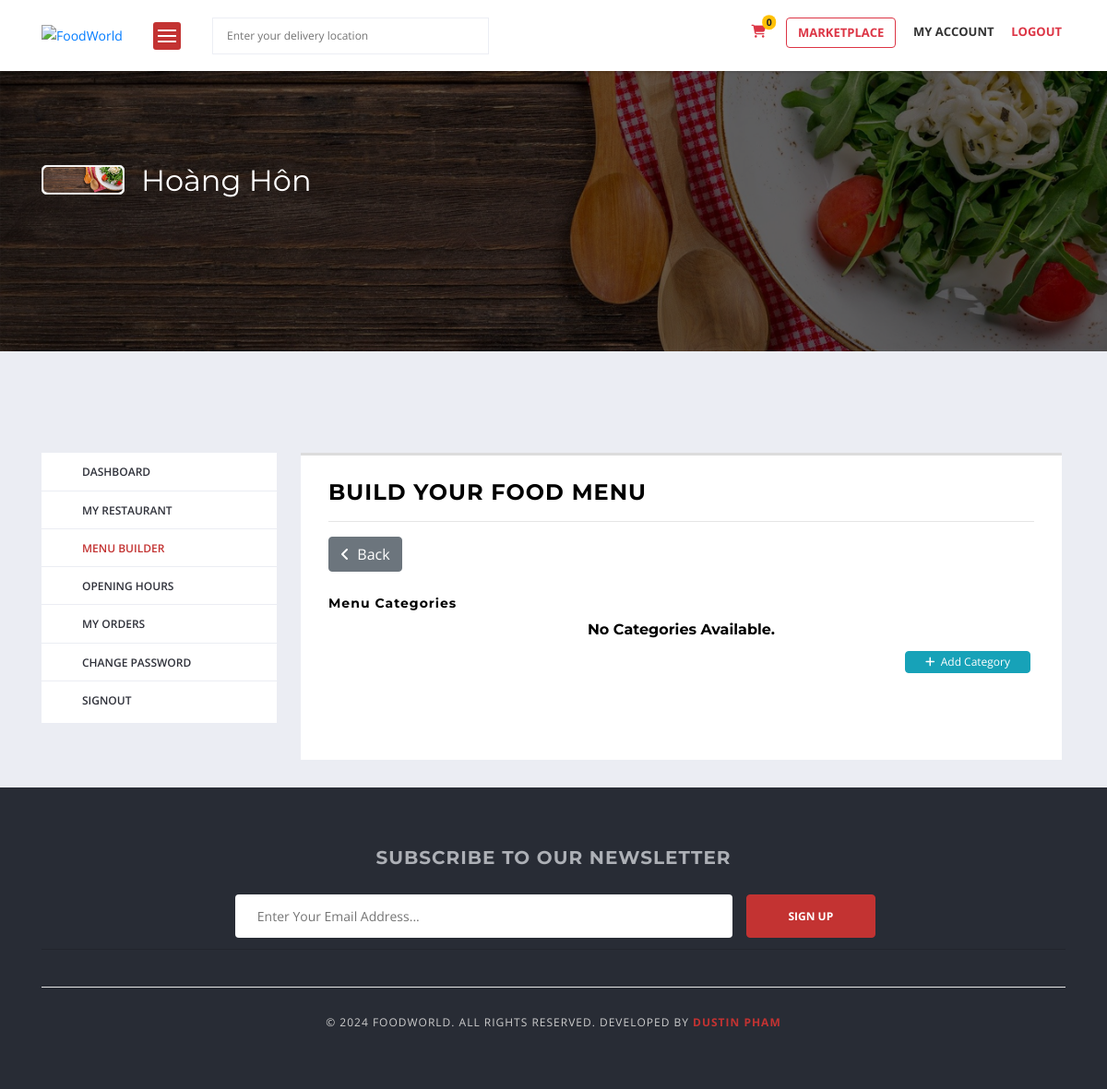
The page /accounts/vendor/menu-builder/ (signed in) on the database as committed earlier.
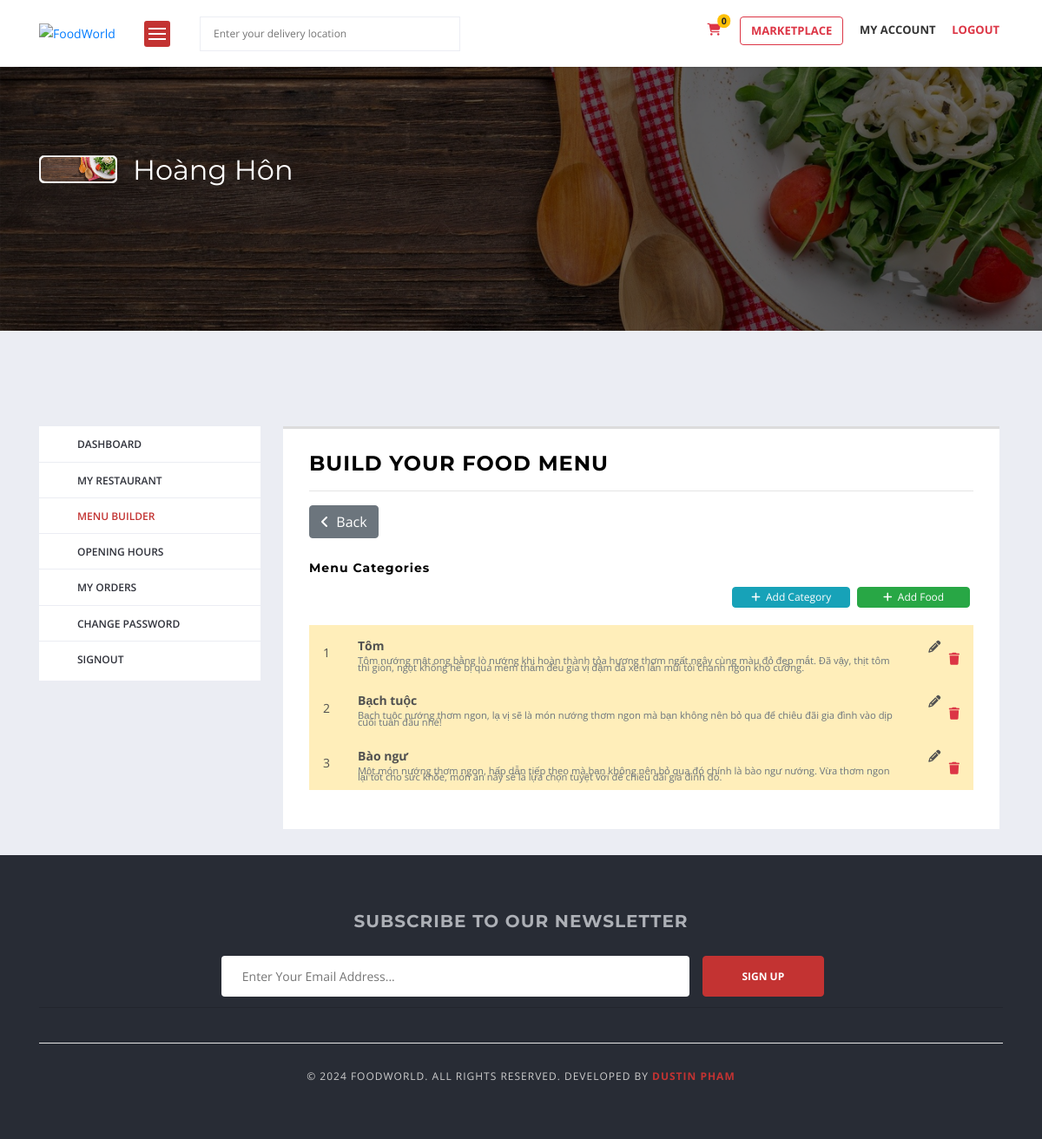
The same page on the database as committed later.
### menu/models.py (models this page shows, shortened)
class Category(models.Model):
  vendor = models.ForeignKey(Vendor, on_delete=models.CASCADE)
  category_name = models.CharField(max_length=50)
  slug = models.SlugField(max_length=100, unique=True)
  description = models.TextField(blank=True, max_length=250)
  created_at = models.DateTimeField(auto_now_add=True)
  updated_at = models.DateTimeField(auto_now=True)
  class Meta:
    verbose_name = 'category'
    verbose_name_plural = 'categories'

### vendor/views.py (the view)
# urls.py: path('menu-builder/', views.menu_builder, name='menu_builder'),
@login_required(login_url='login')
@user_passes_test(check_role_vendor)
def menu_builder(request):
  vendor = get_vendor(request)
  categories = Category.objects.filter(vendor=vendor)
  context = {
    'categories': categories,
  }
  return render(request, 'vendor/menu_builder.html', context)

### accounts/context_processors.py (called while the page is built)
def get_vendor(request):
  try:
    vendor = Vendor.objects.get(user=request.user)
  except:
    vendor = None
  return dict(vendor=vendor)

def get_user_profile(request):
  try:
    user_profile = UserProfile.objects.get(user=request.user)
  except:
    user_profile = None
  return dict(user_profile=user_profile)

def get_google_api(request):
  return {'GOOGLE_API_KEY': settings.GOOGLE_API_KEY}

def get_paypal_client_id(request):
  return {'PAYPAL_CLIENT_ID': settings.PAYPAL_CLIENT_ID}

### accounts/views.py (called while the page is built)
def check_role_vendor(user):
  if user.role == 1:
    return True
  else:
    PermissionDenied

### marketplace/context_processors.py (called while the page is built)
def get_cart_counter(request):
  cart_count = 0
  if request.user.is_authenticated:
    try:
      cart_items = Cart.objects.filter(user=request.user)
      if cart_items:
        for cart_item in cart_items:
          cart_count += cart_item.quantity
      else:
        cart_count = 0
    except:
      cart_count = 0
  return dict(cart_count=cart_count)

### orders/request_object.py (called while the page is built)
def RequestObjectMiddleware(get_response):
    def middleware(request):
        models.request_object = request
        response = get_response(request)
        return response
    return middleware

### templates/vendor/menu_builder.html (shortened to what this page needs)
{% extends "base.html" %}
{% load static %}
{% block content %}
<div class="main-section">
  {% include 'includes/cover_vendor.html' %}
  <div class="page-section account-header buyer-logged-in">
    <div class="container">
      <div class="row">
        <div class="col-lg-3 col-md-3 col-sm-12 col-xs-12">
          {% include 'includes/vendor_sidebar.html' %}
        </div>
        <div class="col-lg-9 col-md-9 col-sm-12 col-xs-12">
          <div class="user-dashboard loader-holder">
            <div class="user-holder">
              <h2 class="text-uppercase">Build your food menu</h2>
              <hr />
              <div class="text-left">
                <button class="btn btn-secondary" onclick="history.back()">
                  <i class="fa fa-angle-left" aria-hidden="true"></i>&nbsp;&nbsp;Back
                </button>
              </div>
              <br />
              <h6>Menu Categories</h6>
              {% if categories %}
                <a href="{% url 'add_food_item' %}" class="btn btn-success float-right m-1"
                  style="width:129.78px !important; height:24px !important;
                  font-size:12px !important; padding: 2px 21px !important">
                  <i class="fa fa-plus" aria-hidden="true"></i>&nbsp;&nbsp;Add Food
                </a>
                <a href="{% url 'add_category' %}" class="btn btn-info float-right m-1">
                  <i class="fa fa-plus" aria-hidden="true"></i>&nbsp;&nbsp;Add Category
                </a>
                <br />
                <br />
                <table class="table-warning table-hover table-borderless">
                  <tbody>
                    {% for category in categories %}
                    <tr>
                      <td class="align-middle text-center">{{ forloop.counter }}</td>
                      <td class="align-middle text-left">
                        <a href="{% url 'food_items_by_category' category.id %}">
                          <p class="mb-0 font-weight-bold">{{ category.category_name }}</p>
                          <small class="text-muted">{{ category.description }}</small>
                        </a>
                      </td>
                      <td class="align-middle text-right">
                        <a href="{% url 'edit_category' category.id %}" style="color:unset; text-decoration:none;">
                          <i class="fa fa-pencil" aria-hidden="true"></i>
                        </a>&nbsp;&nbsp;&nbsp;&nbsp;&nbsp;
                        <a href="{% url 'delete_category' category.id %}" onclick="return confirm('Are you sure want to delete this category?')" style="text-decoration:none;">
                          <i class="fa fa-trash text-danger" aria-hidden="true"></i>
                        </a>
                      </td>
                    </tr>
                    {% endfor %}
                  </tbody>
                </table>
              {% else %}
                <h5 class="text-center">No categories available.</h5>
                <div class="text-center">
                  <a href="{% url 'add_category' %}" class="btn btn-info float-right m-1">
                    <i class="fa fa-plus" aria-hidden="true"></i>&nbsp;&nbsp;Add Category
                  </a>
                </div>
              {% endif %}
            </div>
          </div>
        </div>
      </div>
    </div>
  </div>
</div>
{% endblock %}

Rows that differ between the two databases and show on the page:
added Category: category_name "Tôm", description "Tôm nướng mật ong bằng lò nướng khi hoàn thành tỏa hương thơm ngất ngây cùng màu đỏ đẹp mắt. Đã vậy, thịt tôm thì giòn, ngọt không hề bị quá mềm thấm đều gia vị đậm đà xen lẫn mùi tỏi chanh ngon khó cưỡng."
added Category: category_name "Bạch tuộc", description "Bạch tuộc nướng thơm ngon, lạ vị sẽ là món nướng thơm ngon mà bạn không nên bỏ qua để chiêu đãi gia đình vào dịp cuối tuần đâu nhé!"
added Category: category_name "Bào ngư", description "Một món nướng thơm ngon, hấp dẫn tiếp theo mà bạn không nên bỏ qua đó chính là bào ngư nướng. Vừa thơm ngon lại tốt cho sức khỏe, món ăn này sẽ là lựa chọn tuyệt vời để chiêu đãi gia đình đó."
Other text that changed with them:
text no longer shown: "No Categories Available."
text now shown: "Add Food"
